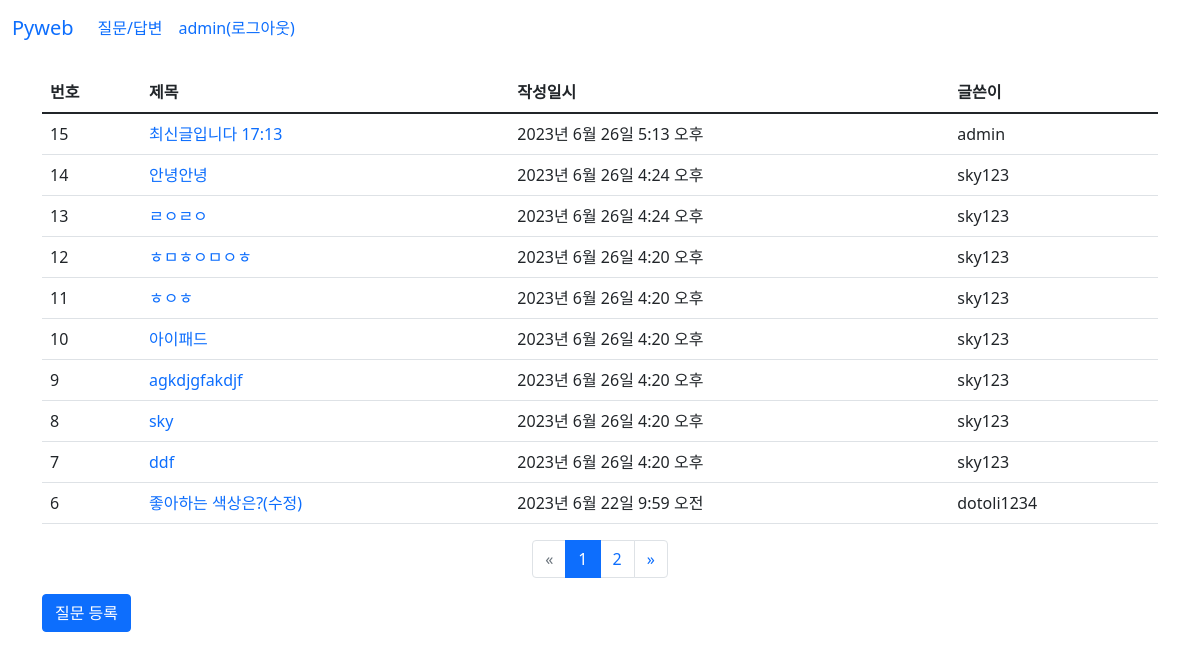
Screenshot of /board/ (signed in) with the database file from the repository.
### board/models.py (models this page shows, shortened)
class Question(models.Model):
    author = models.ForeignKey(User,on_delete=models.CASCADE)
    subject = models.CharField(max_length=200)  #제목
    content = models.TextField()                #질문 내용
    create_date = models.DateTimeField()        #등록일
    modify_date = models.DateTimeField(null=True, blank=True) # Null을 허용한다.

### board/views.py (the view)
# urls.py: path('', views.question_list, name='question_list'),
def question_list(request):
    question_list = Question.objects.order_by('-create_date')  #내림차순
    page = request.GET.get('page', '1')
    paginator = Paginator(question_list, 10) #페이지당 게시글 -10
    page_obj = paginator.get_page(page)
    context = {'question_list': page_obj}
    return render(request, 'board/question_list.html', context)

### board/templatetags/board_filter.py (called while the page is built)
@register.filter
def sub(value,arg):
    return value - arg # 원래값 - 매개값 -> |sub:arg

### templates/board/question_list.html
{%  extends 'base.html' %}
{% load board_filter %}
{% block content %}
<div class="container my-3" xmlns="http://www.w3.org/1999/html">
    <section id ="question_list">
        <table class="table">
            <thead>
                <tr class="table-Primary">
                    <th>번호</th><th>제목</th><th>작성일시</th><th>글쓴이</th>
                </tr>
            </thead>
            <tbody>
                {% if question_list %}
                    {% for question in question_list %}
                    <tr>
                        <td> {{ question_list.paginator.count|sub:question_list.start_index|sub:forloop.counter0|add:1 }}   </td>
                        <td>
                            <a href="{% url 'board:detail' question.id %}">{{  question.subject }}</a>
                        </td>
                        <td>
                            {{  question.create_date }}
                        </td>
                        <td>{{ question.author }}</td>
                    </tr>
                    {%  endfor %}
                {% else %}
                    <tr>
                        <td>질문이 없습니다.</td>
                    </tr>
                {% endif %}
            </tbody>
        </table>
        <ul class="pagination justify-content-center">
            {% if question_list.has_previous %}
             <li class="page-item">
                <a class="page-link disabled" href="?page={{ question_list.previous_page_number }}">
                    &laquo;
                </a>
            </li>
            {% else %}
                <li class="page-item disabled">
                    <a class="page-link" href="">&laquo;</a>
                </li>
            {% endif %}
            {% for page_number in question_list.paginator.page_range %}
                {% if page_number == question_list.number %}
            <li class="page-item active">
                    <a class="page-link" href="?page={{ page_number }}">
                        {{ page_number }}
                    </a>
            </li>
           {% else %}
            <li class="page-item">
                <a class="page-link" href="?page={{ page_number }}">
                    {{ page_number }}
                </a>
            </li>
            {% endif %}
            {% endfor %}
            {% if question_list.has_next %}
             <li class="page-item ">
                <a class="page-link"
                   href="?page={{ question_list.next_page_number }}"> &raquo;    </a>
            </li>
            {% else %}
                <li class="page-item disabled">
                    <a class="page-link" href="">&raquo;</a>
                </li>
            {% endif %}
        </ul>
    <a href="{% url 'board:question_create' %}"
        class="btn btn-primary">질문 등록</a>
    </section>
</div>
{% endblock %}

### templates/navbar.html (shortened to what this page needs)
<nav class="navbar navbar-expand-lg bg-body-tertiary">
  <div class="container-fluid">
    <a class="navbar-brand" href="/">Pyweb</a>
    <div class="collapse navbar-collapse" id="navbarSupportedContent">
      <ul class="navbar-nav me-auto mb-2 mb-lg-0">
        <li class="nav-item">
          <a class="nav-link active" aria-current="page" href="/board">질문/답변</a>
        </li>
        <li class="nav-item">
            {% if user.is_authenticated %}
          <a class="nav-link" href="{% url 'common:logout' %}">
              {{ user.username }}(로그아웃)</a>
            {% else %}
          <a class="nav-link" href="{% url 'common:login' %}">로그인</a>
            {% endif %}
        </li>
      </ul>
    </div>
  </div>
</nav>

### static/board/css/style.css (style rules this page uses)
a { text-decoration : none; }

### rows the page displays
Question: paginator.count|sub "15", subject "최신글입니다 17:13", create_date "2023년 6월 26일 5:13 오후", author "admin"
Question: paginator.count|sub "14", subject "안녕안녕", create_date "2023년 6월 26일 4:24 오후", author "sky123"
Question: paginator.count|sub "13", subject "ㄹㅇㄹㅇ", create_date "2023년 6월 26일 4:24 오후", author "sky123"
Question: paginator.count|sub "12", subject "ㅎㅁㅎㅇㅁㅇㅎ", create_date "2023년 6월 26일 4:20 오후", author "sky123"
Question: paginator.count|sub "11", subject "ㅎㅇㅎ", create_date "2023년 6월 26일 4:20 오후", author "sky123"
Question: paginator.count|sub "10", subject "아이패드", create_date "2023년 6월 26일 4:20 오후", author "sky123"
Question: paginator.count|sub "9", subject "agkdjgfakdjf", create_date "2023년 6월 26일 4:20 오후", author "sky123"
Question: paginator.count|sub "8", subject "sky", create_date "2023년 6월 26일 4:20 오후", author "sky123"
Question: paginator.count|sub "7", subject "ddf", create_date "2023년 6월 26일 4:20 오후", author "sky123"
Question: paginator.count|sub "6", subject "좋아하는 색상은?(수정)", create_date "2023년 6월 22일 9:59 오전", author "dotoli1234"

### other values shown
{{ user.username }} "admin"
{{ page_number }} "1"
{{ page_number }} "2"
